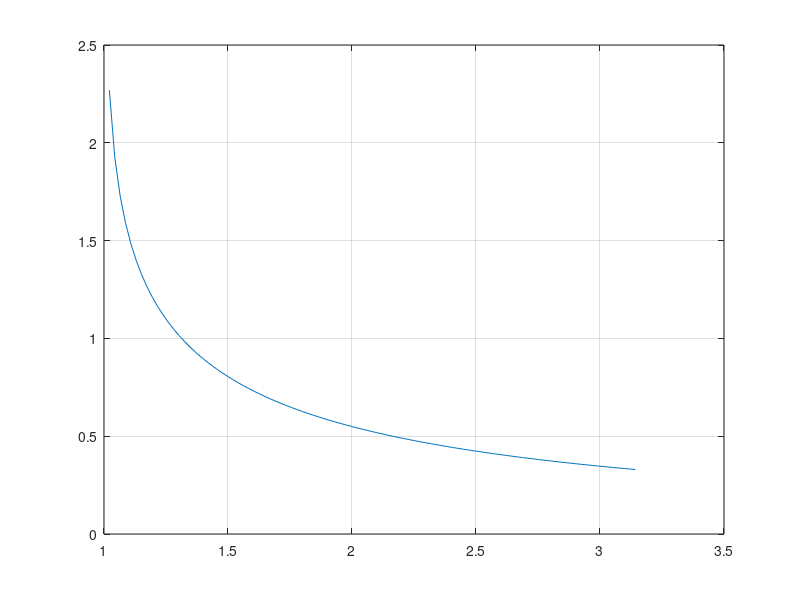

Reproduce this figure in MATLAB.
% Regression test function (black blox) for FreeMat v4.0
% This function is autogenerated by helpgen.
function bbtest_success = bbtest_acoth
  bbtest_success = 1;
NumErrors = 0;
try
  x = linspace(1,pi);

catch
  NumErrors = NumErrors + 1;
end
try
  plot(x,acoth(x)); grid('on');

catch
  NumErrors = NumErrors + 1;
end
try
  mprint('acothplot');

catch
  NumErrors = NumErrors + 1;
end
if (NumErrors ~= 0) bbtest_success = 0; return; end
